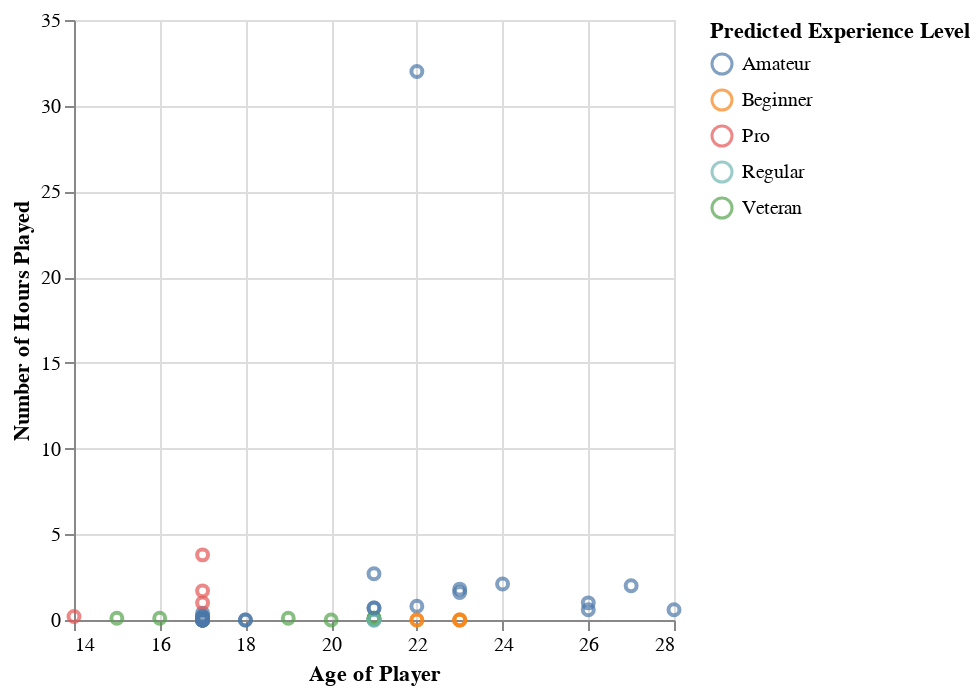

The code cell stored with this chart in its notebook:
### Code cell
# Making a plot of the predicted experience levels against played hours
predicted_plot = alt.Chart(player_test_predictions).mark_point().encode(
    x= alt.X('age').title("Age of Player").scale(zero=False),
    y= alt.Y('played_hours').title("Number of Hours Played").scale(zero=False),
    color=alt.Color('predicted:N').title("Predicted Experience Level")
)

predicted_plot

### Figure 1 — Vega specification as saved in the notebook (floating-point values rounded to 4 significant figures)
{"$schema": "https://vega.github.io/schema/vega/v5.json", "data": [{"name": "source_0", "values": [{"age": 26, "played_hours": 0.6, "predicted": "Amateur"}, {"age": 17, "played_hours": 0.0, "predicted": "Amateur"}, {"age": 17, "played_hours": 0.0, "predicted": "Amateur"}, {"age": 28, "played_hours": 0.6, "predicted": "Amateur"}, {"age": 17, "played_hours": 1.7, "predicted": "Pro"}, {"age": 18, "played_hours": 0.0, "predicted": "Amateur"}, {"age": 27, "played_hours": 2.0, "predicted": "Amateur"}, {"age": 17, "played_hours": 3.8, "predicted": "Pro"}, {"age": 17, "played_hours": 0.2, "predicted": "Amateur"}, {"age": 22, "played_hours": 0.8, "predicted": "Amateur"}, {"age": 21, "played_hours": 2.7, "predicted": "Amateur"}, {"age": 17, "played_hours": 0.1, "predicted": "Amateur"}, {"age": 17, "played_hours": 0.1, "predicted": "Amateur"}, {"age": 22, "played_hours": 32.0, "predicted": "Amateur"}, {"age": 23, "played_hours": 1.8, "predicted": "Amateur"}, {"age": 23, "played_hours": 0.0, "predicted": "Beginner"}, {"age": 22, "played_hours": 0.0, "predicted": "Beginner"}, {"age": 16, "played_hours": 0.1, "predicted": "Veteran"}, {"age": 22, "played_hours": 0.0, "predicted": "Beginner"}, {"age": 17, "played_hours": 0.4, "predicted": "Amateur"}, {"age": 21, "played_hours": 0.0, "predicted": "Regular"}, {"age": 17, "played_hours": 0.0, "predicted": "Amateur"}, {"age": 17, "played_hours": 0.0, "predicted": "Amateur"}, {"age": 18, "played_hours": 0.0, "predicted": "Amateur"}, {"age": 17, "played_hours": 1.0, "predicted": "Pro"}, {"age": 17, "played_hours": 0.0, "predicted": "Amateur"}, {"age": 15, "played_hours": 0.1, "predicted": "Veteran"}, {"age": 17, "played_hours": 0.0, "predicted": "Amateur"}, {"age": 17, "played_hours": 0.0, "predicted": "Amateur"}, {"age": 21, "played_hours": 0.1, "predicted": "Veteran"}, {"age": 24, "played_hours": 2.1, "predicted": "Amateur"}, {"age": 21, "played_hours": 0.7, "predicted": "Amateur"}, {"age": 21, "played_hours": 0.0, "predicted": "Regular"}, {"age": 17, "played_hours": 0.0, "predicted": "Amateur"}, {"age": 23, "played_hours": 0.0, "predicted": "Beginner"}, {"age": 21, "played_hours": 0.1, "predicted": "Veteran"}, {"age": 17, "played_hours": 0.0, "predicted": "Amateur"}, {"age": 21, "played_hours": 0.1, "predicted": "Veteran"}, {"age": 14, "played_hours": 0.2, "predicted": "Pro"}, {"age": 26, "played_hours": 1.0, "predicted": "Amateur"}, {"age": 17, "played_hours": 0.2, "predicted": "Amateur"}, {"age": 23, "played_hours": 0.0, "predicted": "Beginner"}, {"age": 19, "played_hours": 0.1, "predicted": "Veteran"}, {"age": 21, "played_hours": 0.0, "predicted": "Regular"}, {"age": 20, "played_hours": 0.0, "predicted": "Veteran"}, {"age": 23, "played_hours": 1.6, "predicted": "Amateur"}, {"age": 17, "played_hours": 0.0, "predicted": "Amateur"}, {"age": 21, "played_hours": 0.7, "predicted": "Amateur"}]}, {"name": "source_0_x_domain_age", "values": [{"min": 14, "max": 28}]}, {"name": "source_0_y_domain_played_hours", "values": [{"min": 0.0, "max": 32.0}]}, {"name": "source_0_color_domain_predicted", "values": [{"predicted": "Amateur"}, {"predicted": "Pro"}, {"predicted": "Beginner"}, {"predicted": "Veteran"}, {"predicted": "Regular"}]}], "marks": [{"type": "symbol", "name": "marks", "from": {"data": "source_0"}, "encode": {"update": {"opacity": {"value": 0.7}, "fill": {"value": "transparent"}, "stroke": {"field": "predicted", "scale": "color"}, "y": {"field": "played_hours", "scale": "y"}, "x": {"field": "age", "scale": "x"}}}, "style": ["point"]}], "scales": [{"name": "x", "type": "linear", "domain": [{"signal": "(data(\"source_0_x_domain_age\")[0] || {}).min"}, {"signal": "(data(\"source_0_x_domain_age\")[0] || {}).max"}], "range": [0, {"signal": "width"}], "nice": true, "zero": false}, {"name": "y", "type": "linear", "domain": [{"signal": "(data(\"source_0_y_domain_played_hours\")[0] || {}).min"}, {"signal": "(data(\"source_0_y_domain_played_hours\")[0] || {}).max"}], "range": [{"signal": "height"}, 0], "zero": false, "nice": true}, {"name": "color", "type": "ordinal", "domain": {"data": "source_0_color_domain_predicted", "field": "predicted", "sort": true}, "range": "category"}], "axes": [{"scale": "x", "orient": "bottom", "maxExtent": 0, "domain": false, "aria": false, "tickCount": {"signal": "ceil(width/40)"}, "gridScale": "y", "grid": true, "labels": false, "minExtent": 0, "ticks": false, "zindex": 0}, {"scale": "y", "grid": true, "domain": false, "labels": false, "maxExtent": 0, "minExtent": 0, "aria": false, "zindex": 0, "orient": "left", "gridScale": "x", "ticks": false, "tickCount": {"signal": "ceil(height/40)"}}, {"scale": "x", "labelFlush": true, "orient": "bottom", "grid": false, "title": "Age of Player", "labelOverlap": true, "tickCount": {"signal": "ceil(width/40)"}, "zindex": 0}, {"scale": "y", "grid": false, "tickCount": {"signal": "ceil(height/40)"}, "zindex": 0, "title": "Number of Hours Played", "labelOverlap": true, "orient": "left"}], "legends": [{"title": "Predicted Experience Level", "stroke": "color", "symbolType": "circle", "encode": {"symbols": {"update": {"fill": {"value": "transparent"}, "opacity": {"value": 0.7}}}}}], "background": "white", "style": "cell", "height": 300, "padding": 5, "width": 300}
